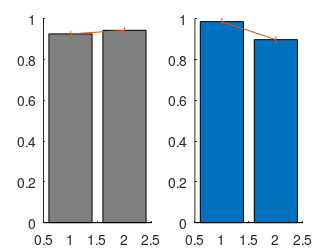

Write MATLAB code to recreate this figure.
clc; clearvars; close all;
% Red: PV or SOM
% Green: ChR2

RG = [35 30 36; 47 49 50]'; % row 1: PV-cre, row 2: SOM-cre
R = [2 3 3; 2 0 0]';
G = [2 2 2; 10 5 2]';

PVorSOM = RG ./ (RG + R);
ChR2 = RG ./ (RG + G);

PVorSOMmean = mean(PVorSOM);
PVorSOMsse = std(PVorSOM) ./ sqrt(3);

ChR2mean = mean(ChR2);
ChR2sse = std(PVorSOM) ./ sqrt(3);

fhandle = figure('PaperUnits','centimeters','PaperPosition',[2 2 8.5 6.375]);
subplot(1,2,1);
hold on;

hb1 = bar(1:2, [PVorSOMmean(1) ChR2mean(1)]);
heb1 = errorbar(1:2, [PVorSOMmean(1) ChR2mean(1)], [PVorSOMsse(1) ChR2sse(1)]);
set(hb1, 'LineWidth', 0.2, 'FaceColor', [0.5 0.5 0.5]);

subplot(1,2,2);
hold on;
bar(1:2, [PVorSOMmean(2) ChR2mean(2)]);
errorbar(1:2, [PVorSOMmean(2) ChR2mean(2)], [PVorSOMsse(2) ChR2sse(2)]);
